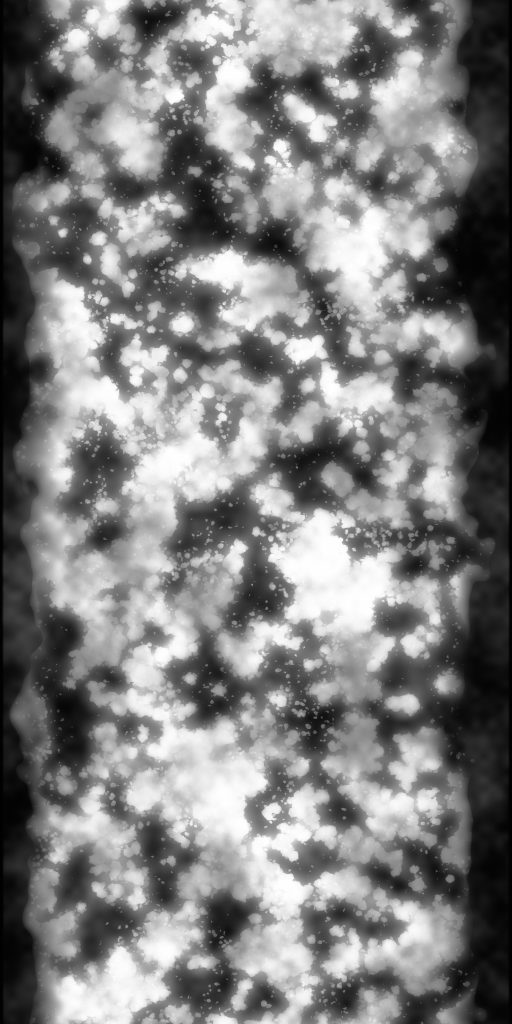
#> input picture art/deepmud/t_tyremud_o.data.png, 1024 x 2048 px, found by its file name (shown at 1/2 size)
$ python bake_tyrelayer.py ../../art/deepmud/t_tyremud_o.data.png
#> lines starting #> are read from the running program, lines starting #| are printed output that depends on the picture
# Bake the tyre LAYER textures for deepnode (clods.tyreLayer): mud / sand / snow drawn as an
# extra layer of the vehicle's own tyre material (SnowRunner-style: a layer of dirt on the
# rubber, the tyre's own relief stays), not as a skin mesh round the tyre.
# Most BeamNG tyre textures (vehicles/common/tires/tire_*) are strips: U = around the tyre
# (tiles), V = across it, sidewall - tread (V ~0.33..0.65) - sidewall. The skin textures
# (bake_tyremud.py) have U across and V around; the masks here are their order transposed.
#   t_tyrelayer_b.color.png    dirt (monochrome; colour = the layer's baseColorFactor = the
#                              ground colour): wet and dry patches, clods, grit, smears round
#                              the tyre; linear mean MEAN like the skin (same colour factor)
#   t_tyrelayer_nm.normal.png  its relief (the layer's detail normal map; the tyre's own
#                              normal map stays the layer's main one)
#   t_tyrelayer_o<k>.data.png  coverage masks, k = 1..7 for a covered share of LEVELS[k-1]:
#                              the tread first, then the shoulders, then blotches over the
#                              sidewalls (the skin's coverage order). The layer's opacity map is
#                              switched between them (an opacity map is not alpha-clipped in a
#                              layer, so the share cannot come from a threshold).
# Run after bake_tyremud.py:  python -I tools/tyre_textures/bake_tyrelayer.py tools/tyre_textures
# then  python -I tools/dev/tyre_dds.py tools/tyre_textures 0.5 tyrelayer
import os
import sys

import numpy as np
from PIL import Image, ImageFilter

LEVELS = (0.12, 0.24, 0.36, 0.48, 0.6, 0.72, 0.84)
EDGE = 0.04   # order range of the soft mask edge
MEAN = 0.4767  # linear mean of the skin's mud texture (clods.kinds.mud.texMean)
W, H = 2048, 1024  # U around (tiles), V across

src = sys.argv[1]


def tile_noise(cells_u, cells_v, seed):
    # value noise, periodic in u and v, bicubic-smooth
    r = np.random.default_rng(seed).random((cells_v, cells_u)).astype(np.float32)
    r = np.pad(r, ((2, 2), (2, 2)), mode='wrap')
    im = Image.fromarray(r, mode='F').resize(((cells_u + 4) * W // cells_u, (cells_v + 4) * H // cells_v), Image.BICUBIC)
    a = np.asarray(im)
    oy, ox = 2 * H // cells_v, 2 * W // cells_u
    return a[oy:oy + H, ox:ox + W]


def blur(a, r):
    lo, hi = float(a.min()), float(a.max())
    im = Image.fromarray(((a - lo) / max(1e-6, hi - lo) * 255).astype(np.uint8)).filter(ImageFilter.GaussianBlur(r))
    return np.asarray(im, dtype=np.float32) / 255 * (hi - lo) + lo


# --- coverage masks (the skin's order, transposed) ---------------------------------------
order = np.asarray(Image.open(os.path.join(src, 't_tyremud_o.data.png')).convert('L'), np.float32).T / 255
for k, c in enumerate(LEVELS, 1):
    m = np.clip((order - (1 - c)) / EDGE + 0.5, 0, 1)
    print('level %d: share %.3f (want %.2f)' % (k, m.mean(), c))
    Image.fromarray(np.ascontiguousarray((m * 255).round().astype(np.uint8)), 'L').save(
        os.path.join(src, 't_tyrelayer_o%d.data.png' % k), optimize=True)
#> this loop made 7 passes
#| level 1: share 0.118 (want 0.12)
#| level 2: share 0.239 (want 0.24)
#| level 3: share 0.359 (want 0.36)
#| level 4: share 0.480 (want 0.48)
#| level 5: share 0.600 (want 0.60)
#| level 6: share 0.721 (want 0.72)
#| level 7: share 0.841 (want 0.84)
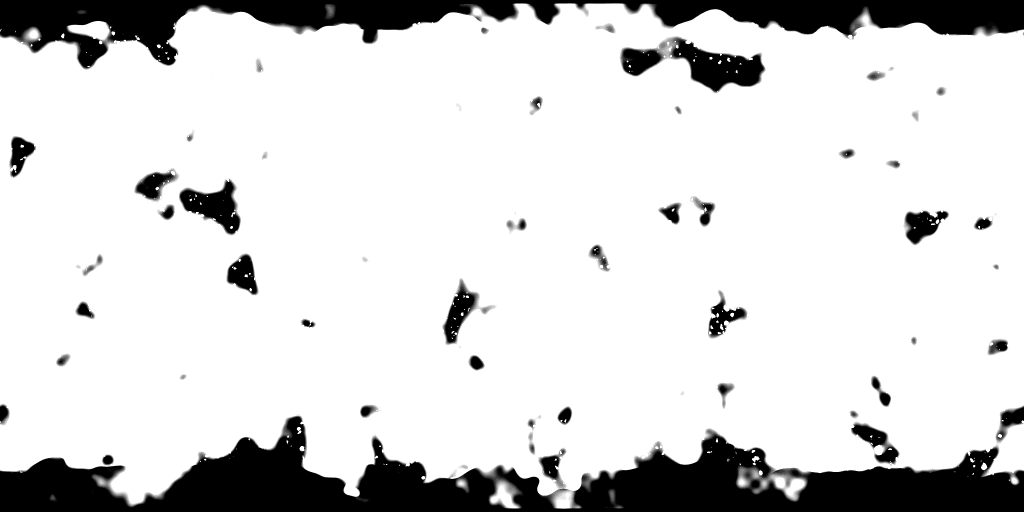
#> m: shape (1024, 2048) float32 (shown at 1/2 size); min 0, max 1, mean 0.841

# --- dirt ---------------------------------------------------------------------------------
patch = tile_noise(10, 4, 51)                       # wet (dark) / dry (light) patches
mid = 0.6 * tile_noise(40, 20, 52) + 0.4 * tile_noise(90, 45, 53)
smear = tile_noise(16, 70, 54)                      # faint smears round the tyre (long in U)
blot = np.clip((tile_noise(28, 14, 57) - 0.5) / 0.12 + 0.5, 0, 1)  # thick wet cake spots
grit = np.random.default_rng(55).random((H, W)).astype(np.float32)
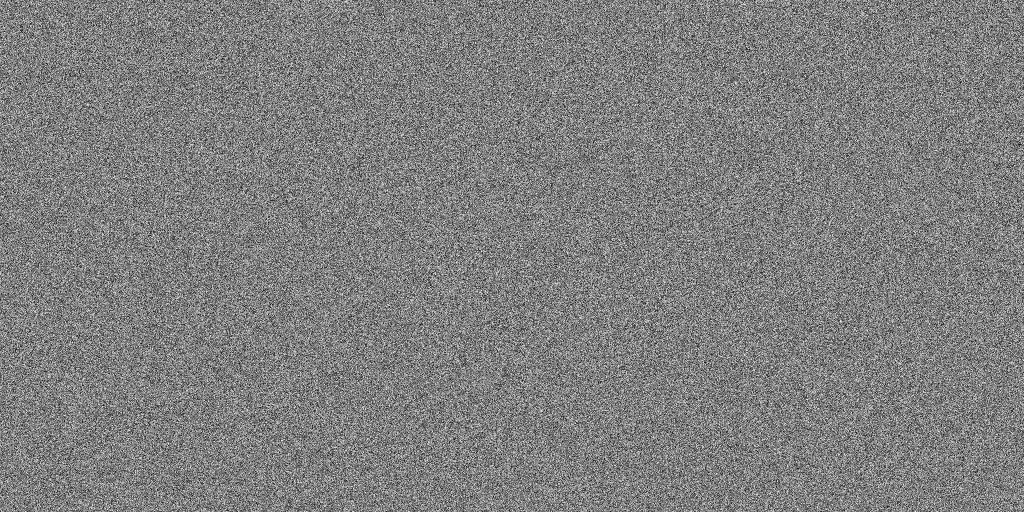
#> grit: shape (1024, 2048) float32 (shown at 1/2 size); min 3.33e-08, max 1, mean 0.501
speck = blur((grit < 0.03).astype(np.float32), 0.8) * 1.6  # dark grains
#> in blur, `lo, hi = float(a.min()), float(a.max())`: lo = 0; hi = 1
#> in blur, `im = Image.fromarray(((a - lo) / max(1e-6, hi - lo) * 255).astype(np.u..`:
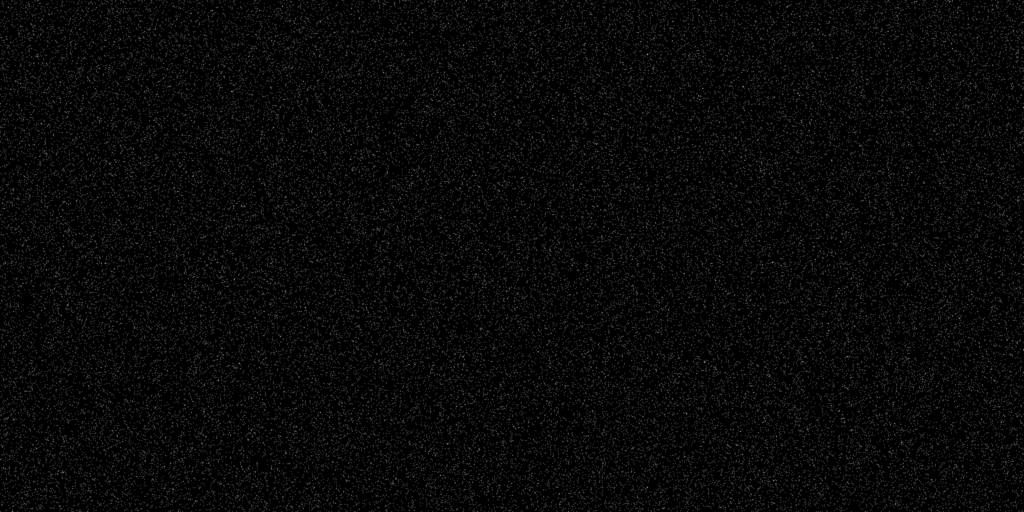
#> im: PIL image 2048x1024 L (shown at 1/2 size); min 0, max 172, mean 7.7
grit = blur(grit, 1.2)

# clods: round lumps, ~1..4 cm on a ~3.5 m circumference (2048 px)
rng = np.random.default_rng(56)
clod = np.zeros((H, W), np.float32)
#> clod: shape (1024, 2048) float32; every value is 0
for _ in range(1100):
    cx, cy = rng.random() * W, rng.random() * H
    r = 4 + rng.random() ** 2.5 * 22
    x0, x1 = int(cx - r - 1), int(cx + r + 2)
    y0, y1 = max(0, int(cy - r - 1)), min(H, int(cy + r + 2))
    if y1 <= y0:
        continue
    xs = np.arange(x0, x1) % W
    dx = (np.arange(x0, x1) - cx)[None, :]
    dy = (np.arange(y0, y1) - cy)[:, None]
    # lumpy outline: radius varies with the angle
    ang = np.arctan2(dy, dx)
    rr = r * (1 + 0.25 * np.sin(3 * ang + rng.random() * 6.3) + 0.12 * np.sin(5 * ang + rng.random() * 6.3))
    q = np.clip(1 - (dx * dx + dy * dy) / (rr * rr), 0, 1)
    sub = clod[y0:y1][:, xs]
    clod[y0:y1, xs] = np.maximum(sub, (r / 26) * np.sqrt(q))
#> this loop made 1100 passes
#> (cx, cy, r, x0, x1, y0, y1) on passes 1 to 3: (1487.1, 17.31, 24.96, 1461, 1514, 0, 44), (482.6, 621.2, 5.7, 475, 490, 614, 628), (62.66, 607.7, 19.87, 41, 84, 586, 629)
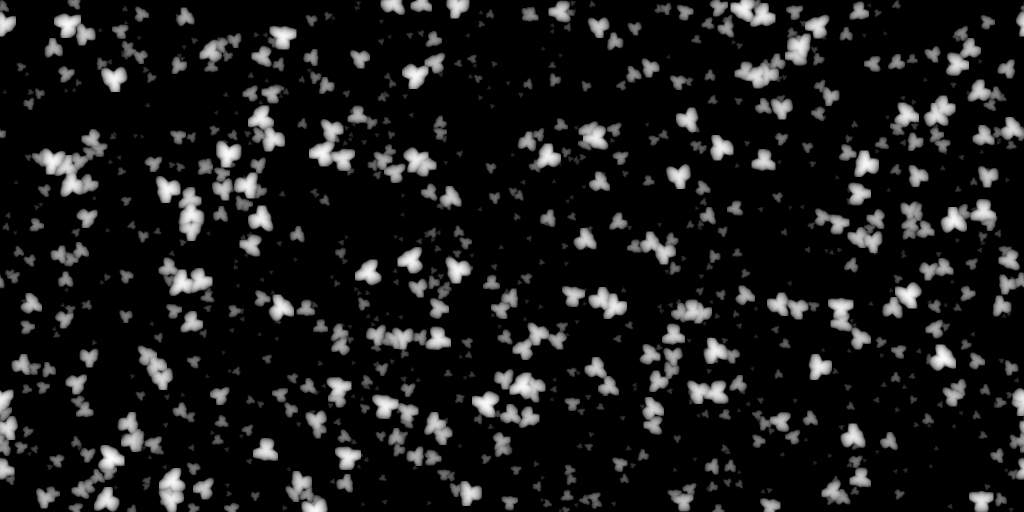
#> clod: shape (1024, 2048) float32 (shown at 1/2 size); min 0, max 0.997, mean 0.0999

h = 0.5 * mid + 0.12 * smear + 1.0 * clod + 0.08 * grit + 0.35 * blot + 0.2 * patch
lum = (0.6 + (patch - 0.5) * 0.22 + (mid - 0.5) * 0.14 + (smear - 0.5) * 0.04 + (grit - 0.5) * 0.12
       - 0.07 * blot + 0.10 * clod - 0.18 * speck)
lum = np.clip(lum, 0.05, 1.0)
# srgb -> linear mean to MEAN (the colour factor assumes the skin texture's mean)
lin = lum ** 2.2
lin *= MEAN / lin.mean()
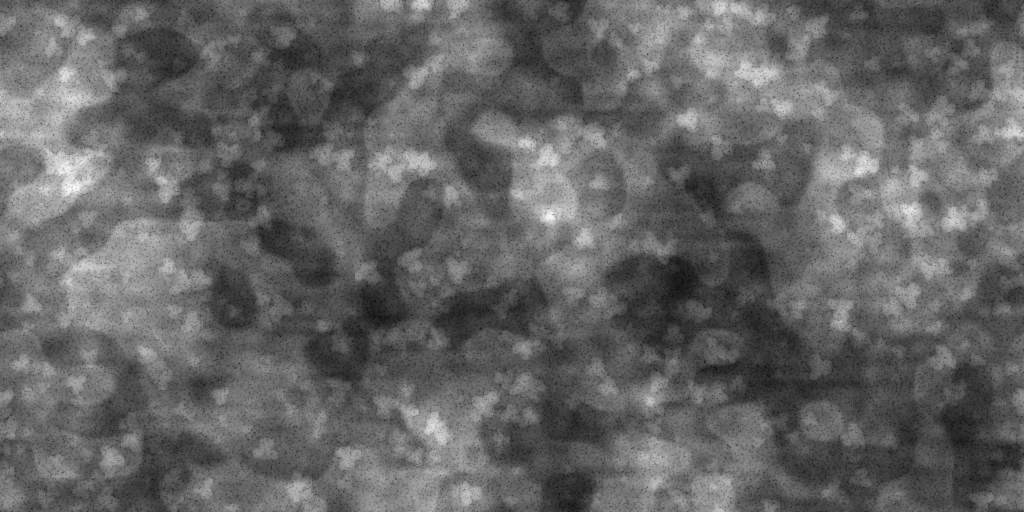
#> lin: shape (1024, 2048) float32 (shown at 1/2 size); min 0.0585, max 1.12, mean 0.477; drawn with min black and max white
srgb = np.clip(lin, 0, 1) ** (1 / 2.2)
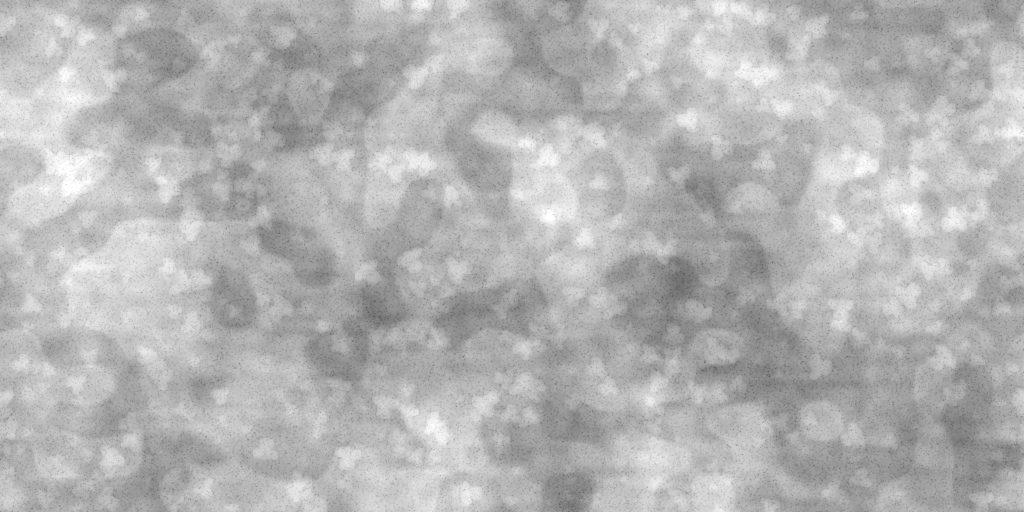
#> srgb: shape (1024, 2048) float32 (shown at 1/2 size); min 0.275, max 1, mean 0.707
g = (srgb * 255).round().astype(np.uint8)
Image.fromarray(np.dstack([g, g, g]), 'RGB').save(os.path.join(src, 't_tyrelayer_b.color.png'), optimize=True)
print('dirt: linear mean %.4f, sRGB std %.3f' % (float(((g.astype(np.float32) / 255) ** 2.2).mean()), float(srgb.std())))
#| dirt: linear mean 0.4767, sRGB std 0.093

# normal map (tangent space, +z out) from the height field; wraps in U
gx = (np.roll(h, -1, 1) - np.roll(h, 1, 1)) * 4.0
gy = (np.roll(h, -1, 0) - np.roll(h, 1, 0)) * 4.0
nz = np.ones_like(h)
#> nz: shape (1024, 2048) float32; every value is 1
nl = np.sqrt(gx * gx + gy * gy + nz * nz)
nrm = np.dstack([(-gx / nl) * 0.5 + 0.5, (-gy / nl) * 0.5 + 0.5, (nz / nl) * 0.5 + 0.5])
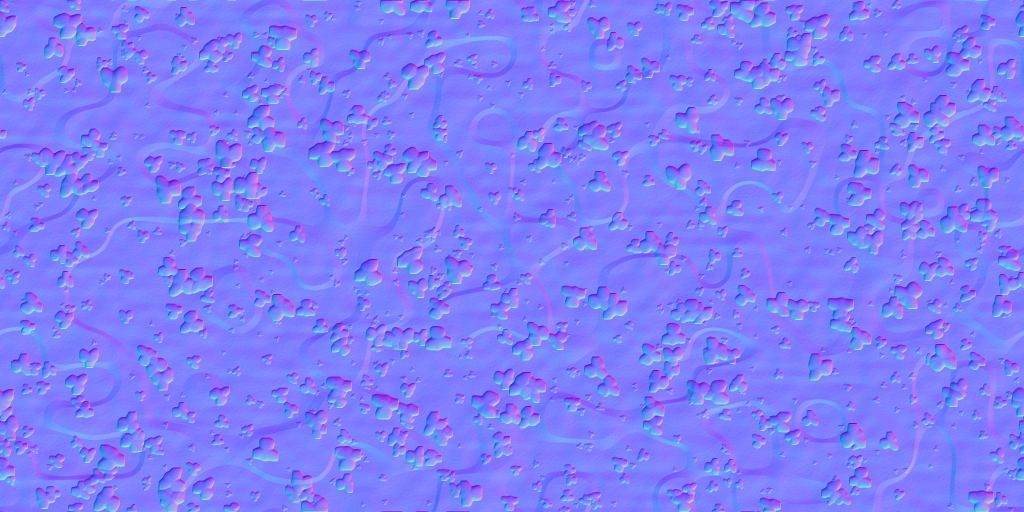
#> nrm: shape (1024, 2048, 3) float32 (shown at 1/2 size); mean of channels 0, 1, 2 0.5, 0.5, 0.987; drawn as R, G, B
Image.fromarray((nrm * 255).astype(np.uint8), 'RGB').save(os.path.join(src, 't_tyrelayer_nm.normal.png'), optimize=True)
print('ok', order.shape)
#| ok (1024, 2048)
